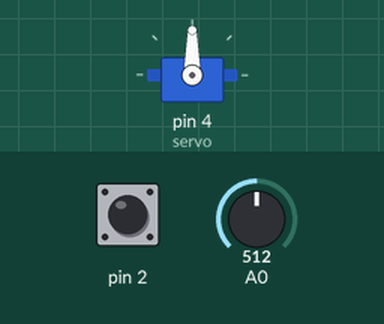
This sketch was run on a simulated Arduino Uno, built with avr-gcc and run on an emulated ATmega328P. Parts: servo. The inputs (shaded band) are chosen by the test bench; at power-on: A0 = 512, pin 2 HIGH.

Above: at 1.2 s.
1.3 s: A0 set to 716
At 1.8 s:
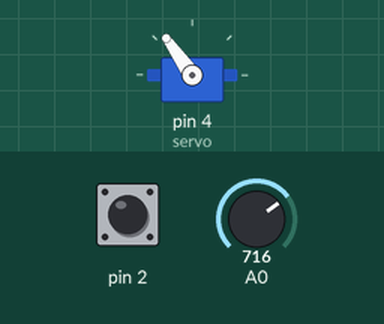
2.8 s: A0 set to 900
At 4.0 s:
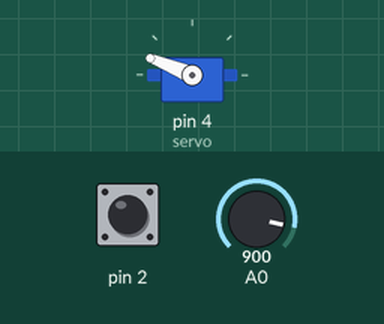
4.3 s: A0 set to 1023
At 5.3 s:
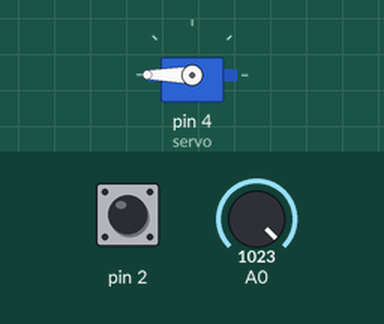
5.8 s: A0 set to 306
At 6.5 s:
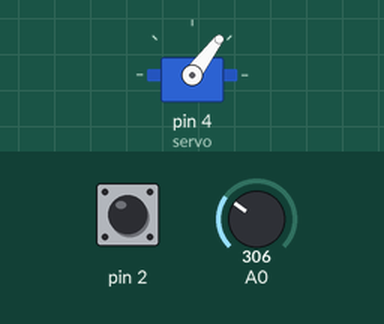
7.3 s: A0 set to 122
At 7.6 s:
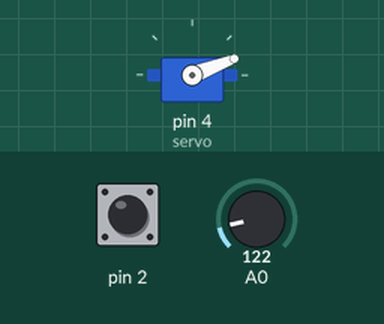
Timing chart, 0 to 9.8 s (numbered marks = the images above; inputs shaded):
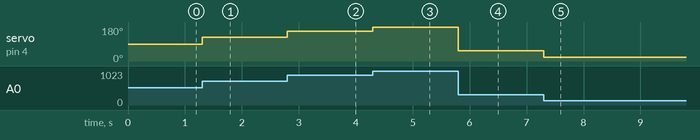

The sketch:

5-3.ino
```cpp
#include <Servo.h>
Servo servo;
bool state = 0;

void stateSW() {
  state = !state;
}

void setup() {
  // put your setup code here, to run once:
  servo.attach(4);
  attachInterrupt(0, stateSW, FALLING);
}

void loop() {
  // put your main code here, to run repeatedly:
  if (state == 0) {
    servo.write(map(analogRead(A0), 0, 1023, 0, 180));
  }
}
```

Measured:
- after the input at 1.3 s, servo on pin 4 (servo): 90° → 125° at once
- after the input at 2.8 s, servo on pin 4 (servo): 125° → 158° at once
- after the input at 4.3 s, servo on pin 4 (servo): 158° → 180° at once
- after the input at 5.8 s, servo on pin 4 (servo): 180° → 53° at once
- after the input at 7.3 s, servo on pin 4 (servo): 53° → 21° at once
